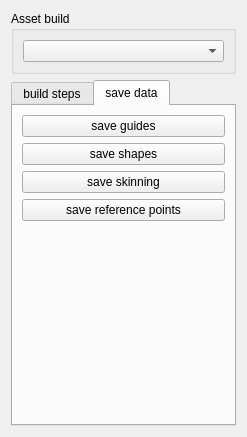
<?xml version="1.0" encoding="UTF-8"?>
<ui version="4.0">
 <class>Form</class>
 <widget class="QWidget" name="Form">
  <property name="geometry">
   <rect>
    <x>0</x>
    <y>0</y>
    <width>247</width>
    <height>437</height>
   </rect>
  </property>
  <property name="windowTitle">
   <string>Form</string>
  </property>
  <layout class="QVBoxLayout" name="verticalLayout_3">
   <item>
    <widget class="QGroupBox" name="AssetGroupBox">
     <property name="title">
      <string>Asset build</string>
     </property>
     <layout class="QVBoxLayout" name="verticalLayout_5">
      <item>
       <widget class="QComboBox" name="comboBox"/>
      </item>
     </layout>
    </widget>
   </item>
   <item>
    <widget class="QTabWidget" name="tabWidget">
     <property name="currentIndex">
      <number>1</number>
     </property>
     <widget class="QWidget" name="tab">
      <attribute name="title">
       <string>build steps</string>
      </attribute>
      <layout class="QVBoxLayout" name="verticalLayout_4">
       <item>
        <widget class="QListWidget" name="listWidget">
         <item>
          <property name="text">
           <string>basic</string>
          </property>
          <property name="flags">
           <set>ItemIsSelectable|ItemIsDragEnabled|ItemIsUserCheckable</set>
          </property>
         </item>
        </widget>
       </item>
      </layout>
     </widget>
     <widget class="QWidget" name="tab_2">
      <attribute name="title">
       <string>save data</string>
      </attribute>
      <layout class="QVBoxLayout" name="verticalLayout_2">
       <item>
        <layout class="QVBoxLayout" name="verticalLayout">
         <item>
          <widget class="QPushButton" name="save_guides_button">
           <property name="text">
            <string>save guides</string>
           </property>
          </widget>
         </item>
         <item>
          <widget class="QPushButton" name="save_shapes_button">
           <property name="text">
            <string>save shapes</string>
           </property>
          </widget>
         </item>
         <item>
          <widget class="QPushButton" name="save_skin_button">
           <property name="text">
            <string>save skinning</string>
           </property>
          </widget>
         </item>
         <item>
          <widget class="QPushButton" name="save_reference_points_btn">
           <property name="text">
            <string>save reference points</string>
           </property>
          </widget>
         </item>
         <item>
          <spacer name="verticalSpacer">
           <property name="orientation">
            <enum>Qt::Vertical</enum>
           </property>
           <property name="sizeHint" stdset="0">
            <size>
             <width>20</width>
             <height>40</height>
            </size>
           </property>
          </spacer>
         </item>
        </layout>
       </item>
      </layout>
     </widget>
    </widget>
   </item>
  </layout>
 </widget>
 <resources/>
 <connections/>
</ui>
